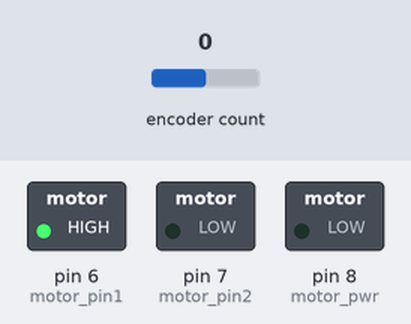
Bench run of a sketch on a simulated Arduino Uno, built with avr-gcc and run on an emulated ATmega328P. On the bench: switched loads named in the sketch (green lamp = pin HIGH). The inputs (shaded band) are chosen by the test bench; at power-on: encoder count 0. What the sketch prints to the serial monitor is not drawn.

Above: at 0.1 s.
At 4.2 s:
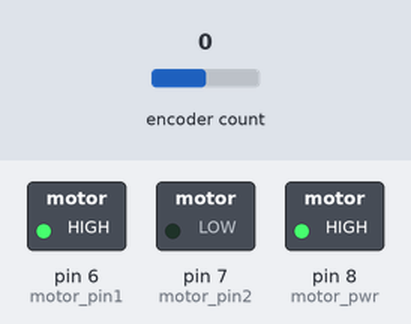
Timing chart, 0 to 5.7 s (numbered marks = the images above):
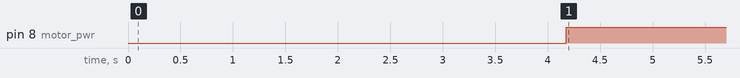

The sketch:

velocity_control_steven.ino
```cpp
#include <PID_v1.h>
#include <Encoder.h>

// https://community.element14.com/products/arduino/b/blog/posts/simple-arduino-dc-motor-control-with-encoder-part-2
#define Kp 0.05 // Proportional Const
#define Ki 0.1 // Integral Const
#define Kd 0 // Derivative Const

int motor_pin1 = 6;
int motor_pin2 = 7;
int motor_pwr = 8;

Encoder encoder1(2, 3);
int tick_rev_ratio = 4*1000; //1 revolution = 4*1000 ticks on the encoder
long encoder_tick_now = 0;
long encoder_tick_prev = 0;

// Controller Parameters
double measured_input = 0;
double control_effort = 0;
double reference_input = 300; // Set the reference
unsigned long time_now;
unsigned long time_prev;
const unsigned long SAMPLE_TIME = 10; //10 millis for PID controller
//const unsigned long INTRPT_COUNT = 20;
PID motor(&measured_input, &control_effort, &reference_input, Kp, Ki, Kd, DIRECT);


void setup() {
  initMotor();
  Serial.begin(115200);
}

void loop() {
  encoder_tick_now = encoder1.read();
  time_now = micros();
  measured_input = compute_velocity(time_now, time_prev, encoder_tick_now, encoder_tick_prev);
  motor.Compute();
//  Serial.print(control_effort);
//  Serial.print(" ");
//  Serial.print(measured_input);
//  Serial.print(" ");
//  Serial.println(reference_input);
  drive_motor_closed_loop(control_effort);
//  drive_motor_open_loop();

  encoder_tick_prev = encoder_tick_now;
  time_prev = time_now;
  delay(10);
}

// Drive motor open-loop - start
void drive_motor_open_loop(){
  analogWrite(motor_pwr, 140);
}
// Drive motor open-loop - end

// Drive motor closed-loop - start
void drive_motor_closed_loop(double control_effort){
  if (control_effort > 0){
      digitalWrite(motor_pin1, HIGH);
      digitalWrite(motor_pin2, LOW);
      analogWrite(motor_pwr, control_effort);
  }
  else if (control_effort < 0){
      digitalWrite(motor_pin1, LOW);
      digitalWrite(motor_pin2, HIGH);
      analogWrite(motor_pwr, -control_effort);
  }
}


// Compute current velocity - start [rpm]
float compute_velocity(unsigned long time_now, unsigned long time_prev, long tick_now, long tick_prev){
  float dtime = time_now - time_prev; //in [ns]
  float dtick = tick_now - tick_prev;
//  float tick_vel_ns = dtick/dtime; // in [tick/ns]
//  float tick_vel_min = tick_vel_ns * 1e6 * 60; // in [tick/min]
//  float rpm = tick_vel_min/tick_rev_ratio; // in [r/min]
  float rpm = dtick * 1e6 * 60 / (dtime * tick_rev_ratio); // in [r/min]
  Serial.print(dtick);  Serial.print(" "); Serial.println(rpm);
  return rpm;
}
// Compute current velocity - end

// Initialize motor - start
void initMotor(){
  // Init Motor
  pinMode(motor_pin1, OUTPUT);
  pinMode(motor_pin2, OUTPUT);
  pinMode(motor_pwr, OUTPUT);
  digitalWrite(motor_pin1, HIGH);
  digitalWrite(motor_pin2, LOW);

  // Init Controller
  motor.SetOutputLimits(-255, 255); //PWM Speed to L298N
  motor.SetSampleTime(SAMPLE_TIME);
  motor.SetMode(AUTOMATIC);
}
// Initialize motor - end
```

Measured:
- by itself, pin 8 (motor_pwr): LOW → HIGH at 4.2 s
